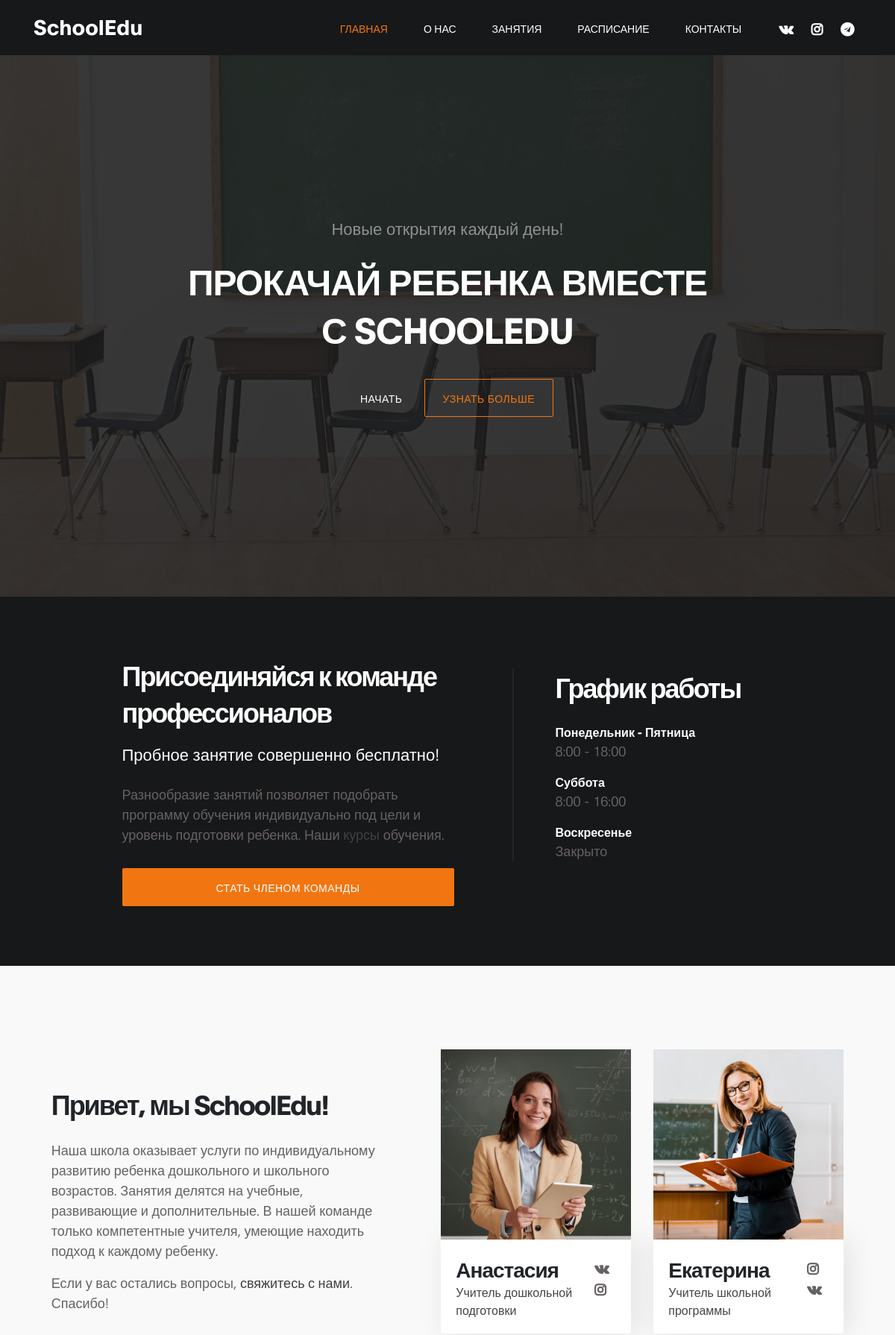
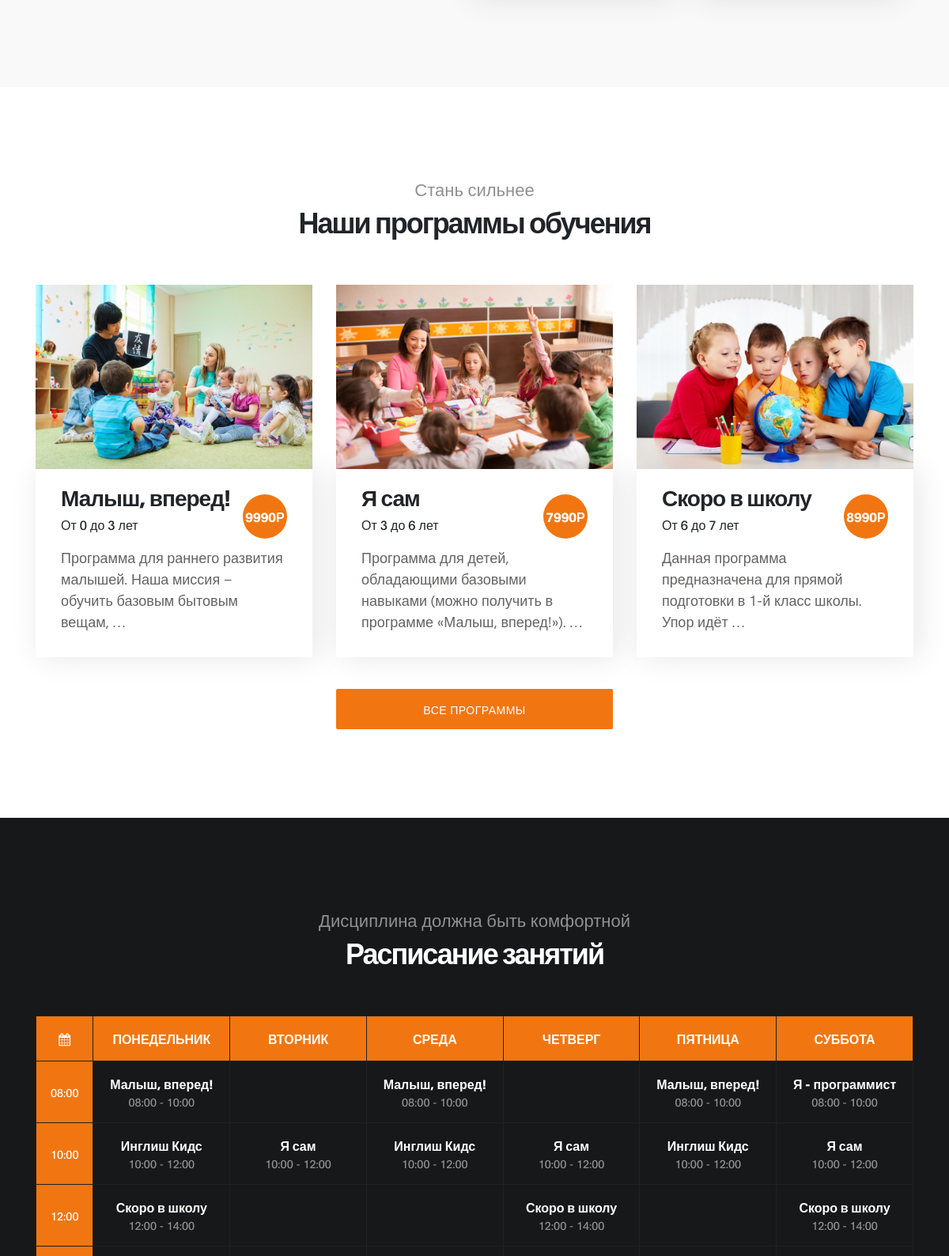
The page / (upper part) on the database its author committed (2 pictures, top to bottom).
### kidsedu/models.py (models this page shows, shortened)
class ProgramEdu(models.Model):
    name = models.CharField(
        max_length=40,
        db_index=True,
        unique=True,
        verbose_name='Название'
        )
    slug = models.SlugField(
        max_length=40,
        db_index=True,
        unique=True,
        verbose_name='URL'
        )
    min_age = models.PositiveIntegerField(
        default=0,
        verbose_name='Минимальный возраст'
    )
    max_age = models.PositiveIntegerField(
        validators=[
            MaxValueValidator(18),
            MinValueValidator(1)
        ],
        verbose_name='Максимальный возраст'
    )
    about = models.TextField(
        blank=True,
        verbose_name='О программе'
        )
    photo = models.ImageField(
        upload_to='photos/%Y/%m/%d/',
        verbose_name='Фото программы'
    )
    price = models.IntegerField(
        blank=True,
        verbose_name='Стоимость обучения'
        )
    def __str__(self):
        return self.name
    class Meta:
        verbose_name = 'Программу'
        verbose_name_plural = 'Программы'
        ordering = ['id']

class ScheduleEdu(models.Model):
    class WeekDay(models.TextChoices):
        MONDAY = "1", _("Понедельник")
        TUESDAY = "2", _("Вторник")
        WEDNESDAY = "3", _("Среда")
        THURSDAY = "4", _("Четверг")
        FRIDAY = "5", _("Пятница")
        SATURDAY = "6", _("Суббота")
        SUNDAY = "7", _("Воскресенье")
    name_id = models.ForeignKey(
        'ProgramEdu',
        on_delete=models.CASCADE,
        default=1,
        verbose_name='ID программы'
    )
    week_day = models.CharField(
        max_length=3,
        choices=WeekDay.choices,
        default=WeekDay.MONDAY,
        verbose_name='День недели'
    )
    start_edu = models.TimeField(
        auto_now=False,
        verbose_name='Начало урока'
        )
    finish_edu = models.TimeField(
        auto_now=False,
        verbose_name='Конец урока'
        )
    class Meta:
        verbose_name = 'Расписание занятий'
        verbose_name_plural = 'Расписание занятий'
        ordering = ['id']

### kidsedu/views.py (the view)
# urls.py: path('', index, name='home'),
@cache_page(60)
def index(request):
    if request.method == 'POST':
        form = AddPersonForm(request.POST)
        form_fb = FeedBackForm(request.POST)
        if form.is_valid():
            send_email_func(form, 'Новая заявка пользователя')
            form.save()
            form = AddPersonForm()
            form_fb = FeedBackForm()
        if form_fb.is_valid():
            send_email_func(form_fb, 'Новая обратная связь')
            form = AddPersonForm()
            form_fb = FeedBackForm()
    else:
        form = AddPersonForm()
        form_fb = FeedBackForm()
    context['title'] = 'Главная | SchoolEdu'
    context['form'] = form
    context['form_fb'] = form_fb
    return render(request, 'kidsedu/index2.html', context=context)

### kidsedu/templatetags/kidsedu_tags.py (called while the page is built)
@register.inclusion_tag('kidsedu/schedule.html')
def schedule_table():
    table_times = ['08:00', '10:00', '12:00', '14:00', '16:00']
    qset = ScheduleEdu.objects.all().order_by('week_day').select_related('name_id')
    week_lst = [str(i) for i in range(1, 7)]
    return {
        'qset': qset,
        'week_lst': week_lst,
        'table_times': table_times,
    }

@register.inclusion_tag('kidsedu/classes.html')
def classes_progs():
    qset = ProgramEdu.objects.filter(pk__lte=3)
    classes_html = [
        'col-lg-4 col-md-6 col-12',
        'mt-5 mt-lg-0 mt-md-0 col-lg-4 col-md-6 col-12',
        'mt-5 mt-lg-0 col-lg-4 col-md-6 col-12',
    ]
    data_aos = 'fade-up'
    data_aos_delay = ['400', '500', '600']
    return {
        'qset': qset,
        'classes': classes_html,
        'data_aos': data_aos,
        'data_aos_delay': data_aos_delay,
    }

@register.inclusion_tag('kidsedu/add_form.html')
def add_person_form(form):
    return {'head_form_name': 'Форма заявки', 'form': form}

@register.inclusion_tag('kidsedu/feedback_form.html')
def feedback_form(form_fb):
    return {
        'head_form_name': 'Не стесняйтесь спрашивать что угодно',
        'form_fb': form_fb
        }

### kidsedu/templates/kidsedu/index2.html (shortened to what this page needs)
{% extends 'kidsedu/base.html' %}
{% load static %}
{% load kidsedu_tags %}
{% block content %}
     <section class="hero d-flex flex-column justify-content-center align-items-center" id="home">
            <div class="bg-overlay"></div>
               <div class="container">
                    <div class="row">
                         <div class="col-lg-8 col-md-10 mx-auto col-12">
                              <div class="hero-text mt-5 text-center">
                                    <h6 data-aos="fade-up" data-aos-delay="300">Новые открытия каждый день!</h6>
                                    <h1 class="text-white" data-aos="fade-up" data-aos-delay="500">Прокачай ребенка вместе с SchoolEdu</h1>
                                    <a href="#feature" class="btn custom-btn mt-3" data-aos="fade-up" data-aos-delay="600">Начать</a>
                                    <a href="#about" class="btn custom-btn bordered mt-3" data-aos="fade-up" data-aos-delay="700">Узнать больше</a>
                              </div>
                         </div>
                    </div>
               </div>
     </section>
     <section class="feature" id="feature">
        <div class="container">
            <div class="row">
                <div class="d-flex flex-column justify-content-center ml-lg-auto mr-lg-5 col-lg-5 col-md-6 col-12">
                    <h2 class="mb-3 text-white" data-aos="fade-up">Присоединяйся к команде профессионалов</h2>
                    <h6 class="mb-4 text-white" data-aos="fade-up">Пробное занятие совершенно бесплатно!</h6>
                    <p data-aos="fade-up" data-aos-delay="200">Разнообразие занятий позволяет подобрать программу обучения индивидуально под цели и уровень подготовки ребенка. Наши <a rel="nofollow" href="{% url 'all' %}" target="_parent">курсы</a> обучения.</p>
                    <a href="#" class="btn custom-btn bg-color mt-3" data-aos="fade-up" data-aos-delay="300" data-toggle="modal" data-target="#membershipForm">Стать членом команды</a>
                </div>
                <div class="mr-lg-auto mt-3 col-lg-4 col-md-6 col-12">
                     <div class="about-working-hours">
                          <div>
                                <h2 class="mb-4 text-white" data-aos="fade-up" data-aos-delay="500">График работы</h2>
                               <strong class="mt-3 d-block" data-aos="fade-up" data-aos-delay="700">Понедельник - Пятница</strong>
                                <p data-aos="fade-up" data-aos-delay="800">8:00 - 18:00</p>
                                <strong class="mt-3 d-block" data-aos="fade-up" data-aos-delay="700">Суббота</strong>
                                <p data-aos="fade-up" data-aos-delay="800">8:00 - 16:00</p>
                                <strong class="d-block" data-aos="fade-up" data-aos-delay="600">Воскресенье</strong>
                                <p data-aos="fade-up" data-aos-delay="800">Закрыто</p>
                               </div>
                          </div>
                     </div>
                </div>
            </div>
    </section>
     <section class="about section" id="about">
               <div class="container">
                    <div class="row">
                            <div class="mt-lg-5 mb-lg-0 mb-4 col-lg-5 col-md-10 mx-auto col-12">
                                <h2 class="mb-4" data-aos="fade-up" data-aos-delay="300">Привет, мы SchoolEdu!</h2>
                                <p data-aos="fade-up" data-aos-delay="400">Наша школа оказывает услуги по индивидуальному развитию ребенка дошкольного и школьного возрастов. Занятия делятся на учебные, развивающие и дополнительные. В нашей команде только компетентные учителя, умеющие находить подход к каждому ребенку.</p>
                                <p data-aos="fade-up" data-aos-delay="500">Если у вас остались вопросы, <a href="#contact" data-aos-delay="700">свяжитесь с нами</a>. Спасибо!</p>
                            </div>
                            <div class="ml-lg-auto col-lg-3 col-md-6 col-12" data-aos="fade-up" data-aos-delay="700">
                                <div class="team-thumb">
                                    <img src="{% static 'kidsedu/images/team/team-image.jpg' %}" class="img-fluid" alt="Trainer">
                                    <div class="team-info d-flex flex-column">
                                        <h3>Анастасия</h3>
                                        <span>Учитель дошкольной подготовки</span>
                                        <ul class="social-icon mt-3">
                                            <li><a href="#" class="fa fa-vk"></a></li>
                                            <li><a href="#" class="fa fa-instagram"></a></li>
                                        </ul>
                                    </div>
                                </div>
                            </div>
                            <div class="mr-lg-auto mt-5 mt-lg-0 mt-md-0 col-lg-3 col-md-6 col-12" data-aos="fade-up" data-aos-delay="800">
                                <div class="team-thumb">
                                    <img src="{% static 'kidsedu/images/team/team-image01.jpg' %}" class="img-fluid" alt="Trainer">
                                    <div class="team-info d-flex flex-column">
                                        <h3>Екатерина</h3>
                                        <span>Учитель школьной программы</span>
                                        <ul class="social-icon mt-3">
                                            <li><a href="#" class="fa fa-instagram"></a></li>
                                            <li><a href="#" class="fa fa-vk"></a></li>
                                        </ul>
                                    </div>
                                </div>
                            </div>
                    </div>
               </div>
     </section>
     {% classes_progs %}
     {% schedule_table %}
{% endblock content %}

### kidsedu/templates/kidsedu/classes.html (shortened to what this page needs)
 <section class="class section" id="class">
    <div class="container">
         <div class="row">
                 <div class="col-lg-12 col-12 text-center mb-5">
                     <h6 data-aos="fade-up">Стань сильнее</h6>
                     <h2 data-aos="fade-up" data-aos-delay="200">Наши программы обучения</h2>
                  </div>
                {% for item in qset %}
                 <div class="{{classes}}" data-aos="{{data_aos}}" data-aos-delay="{{data_aos_delay}}">
                     <div class="class-thumb">
                         <img src="{{ item.photo.url|default_if_none:'#' }}" class="img-fluid" alt="{{item.name}}">
                         <div class="class-info">
                             <h3 class="mb-1">{{item.name}}</h3>
                             <span>От {{item.min_age}} до {{item.max_age}} лет</span>
                             <span class="class-price">{{item.price}}Р</span>
                             <p class="mt-3">{{item.about|truncatewords:12}}</p>
                         </div>
                     </div>
                 </div>
                {% endfor %}
         </div>
    </div>
    <a href="{% url 'all' %}" class="btn custom-btn bg-color mt-3" data-aos="fade-up" style="
    margin: 0 auto;
    display: block;
    width: 350px;">
        Все программы
    </a>
</section>

### kidsedu/templates/kidsedu/schedule.html
<section class="schedule section" id="schedule">
    <div class="container">
         <div class="row">
                 <div class="col-lg-12 col-12 text-center">
                     <h6 data-aos="fade-up">Дисциплина должна быть комфортной</h6>
                     <h2 class="text-white" data-aos="fade-up" data-aos-delay="200">Расписание занятий</h2>
                  </div>
                  <div class="col-lg-12 py-5 col-md-12 col-12">
                      <table class="table table-bordered table-responsive schedule-table" data-aos="fade-up" data-aos-delay="300">
                          <thead class="thead-light">
                              <th><i class="fa fa-calendar"></i></th>
                              <th>Понедельник</th>
                              <th>Вторник</th>
                              <th>Среда</th>
                              <th>Четверг</th>
                              <th>Пятница</th>
                              <th>Суббота</th>
                          </thead>
                          <tbody>
                            {% for time_item in table_times %}
                              <tr>
                                 <td><small>{{time_item}}</small></td>
                                    {% for number_day in week_lst %}
                                        <td>
                                            {% for item in qset %}
                                                {% if item.start_edu|time:"H:i" == time_item and item.week_day == number_day %}
                                                    <strong>{{item.name_id}}</strong>
                                                    <span>{{item.start_edu|time:"H:i"}} - {{item.finish_edu|time:"H:i"}}</span>
                                                {% endif %}
                                            {% endfor %}
                                        </td>
                                    {% endfor %}
                            {% endfor %}
                          </tbody>
                      </table>
                  </div>
         </div>
    </div>
</section>

### rows shown on the page
ProgramEdu: photo (picture), name "Малыш, вперед!", min_age "0", max_age "3", price "9990", about "Программа для раннего развития малышей. Наша миссия – обучить базовым бытовым вещам, …"
ProgramEdu: photo (picture), name "Я сам", min_age "3", max_age "6", price "7990", about "Программа для детей, обладающими базовыми навыками (можно получить в программе «Малыш, вперед!»). …"
ProgramEdu: photo (picture), name "Скоро в школу", min_age "6", max_age "7", price "8990", about "Данная программа предназначена для прямой подготовки в 1-й класс школы. Упор идёт …"
ScheduleEdu: name_id "Малыш, вперед!", start_edu "08:00", finish_edu "10:00"
ScheduleEdu: name_id "Малыш, вперед!", start_edu "08:00", finish_edu "10:00"
ScheduleEdu: name_id "Малыш, вперед!", start_edu "08:00", finish_edu "10:00"
ScheduleEdu: name_id "Я - программист", start_edu "08:00", finish_edu "10:00"
ScheduleEdu: name_id "Инглиш Кидс", start_edu "10:00", finish_edu "12:00"
ScheduleEdu: name_id "Я сам", start_edu "10:00", finish_edu "12:00"
ScheduleEdu: name_id "Инглиш Кидс", start_edu "10:00", finish_edu "12:00"
ScheduleEdu: name_id "Я сам", start_edu "10:00", finish_edu "12:00"
ScheduleEdu: name_id "Инглиш Кидс", start_edu "10:00", finish_edu "12:00"
ScheduleEdu: name_id "Я сам", start_edu "10:00", finish_edu "12:00"
ScheduleEdu: name_id "Скоро в школу", start_edu "12:00", finish_edu "14:00"
ScheduleEdu: name_id "Скоро в школу", start_edu "12:00", finish_edu "14:00"
ScheduleEdu: name_id "Скоро в школу", start_edu "12:00", finish_edu "14:00"

### other values the page prints
{{ name }} "ГЛАВНАЯ" "О НАС" "ЗАНЯТИЯ" "РАСПИСАНИЕ" "КОНТАКТЫ"
{{ time_item }} "08:00" "10:00" "12:00"
